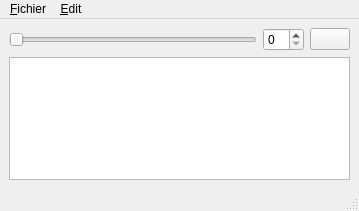
<?xml version="1.0" encoding="UTF-8"?>
<ui version="4.0">
 <class>Sequence</class>
 <widget class="QMainWindow" name="Sequence">
  <property name="geometry">
   <rect>
    <x>0</x>
    <y>0</y>
    <width>359</width>
    <height>211</height>
   </rect>
  </property>
  <property name="windowTitle">
   <string>Sequences editor</string>
  </property>
  <widget class="QWidget" name="centralwidget">
   <layout class="QVBoxLayout" name="verticalLayout">
    <item>
     <layout class="QHBoxLayout" name="horizontalLayout">
      <item>
       <widget class="QSlider" name="stanceSlider">
        <property name="orientation">
         <enum>Qt::Horizontal</enum>
        </property>
        <property name="tickPosition">
         <enum>QSlider::NoTicks</enum>
        </property>
       </widget>
      </item>
      <item>
       <widget class="QSpinBox" name="stanceSpinBox"/>
      </item>
      <item>
       <widget class="QPushButton" name="stanceButton"/>
      </item>
     </layout>
    </item>
    <item>
     <widget class="QTableWidget" name="contactTable">
      <property name="horizontalScrollBarPolicy">
       <enum>Qt::ScrollBarAsNeeded</enum>
      </property>
      <property name="editTriggers">
       <set>QAbstractItemView::NoEditTriggers</set>
      </property>
      <property name="showDropIndicator" stdset="0">
       <bool>false</bool>
      </property>
      <property name="dragDropOverwriteMode">
       <bool>false</bool>
      </property>
      <property name="alternatingRowColors">
       <bool>true</bool>
      </property>
      <property name="selectionMode">
       <enum>QAbstractItemView::SingleSelection</enum>
      </property>
      <property name="selectionBehavior">
       <enum>QAbstractItemView::SelectRows</enum>
      </property>
      <property name="wordWrap">
       <bool>true</bool>
      </property>
      <property name="columnCount">
       <number>0</number>
      </property>
      <attribute name="horizontalHeaderCascadingSectionResizes">
       <bool>false</bool>
      </attribute>
      <attribute name="horizontalHeaderHighlightSections">
       <bool>false</bool>
      </attribute>
      <attribute name="horizontalHeaderStretchLastSection">
       <bool>true</bool>
      </attribute>
      <attribute name="verticalHeaderHighlightSections">
       <bool>false</bool>
      </attribute>
     </widget>
    </item>
   </layout>
  </widget>
  <widget class="QMenuBar" name="menubar">
   <property name="geometry">
    <rect>
     <x>0</x>
     <y>0</y>
     <width>359</width>
     <height>21</height>
    </rect>
   </property>
   <widget class="QMenu" name="menu_Fichier">
    <property name="title">
     <string>&amp;Fichier</string>
    </property>
    <addaction name="jointState"/>
    <addaction name="stancesSave"/>
   </widget>
   <widget class="QMenu" name="menu_diter">
    <property name="title">
     <string>&amp;Edit</string>
    </property>
    <addaction name="undo"/>
    <addaction name="redo"/>
   </widget>
   <addaction name="menu_Fichier"/>
   <addaction name="menu_diter"/>
  </widget>
  <widget class="QStatusBar" name="statusbar"/>
  <action name="undo">
   <property name="enabled">
    <bool>false</bool>
   </property>
   <property name="text">
    <string>&amp;Undo</string>
   </property>
   <property name="shortcut">
    <string>Ctrl+Z</string>
   </property>
  </action>
  <action name="redo">
   <property name="enabled">
    <bool>false</bool>
   </property>
   <property name="text">
    <string>&amp;Redo</string>
   </property>
   <property name="shortcut">
    <string>Ctrl+Shift+Z</string>
   </property>
  </action>
  <action name="jointState">
   <property name="text">
    <string>&amp;JointStates…</string>
   </property>
  </action>
  <action name="stancesSave">
   <property name="text">
    <string>&amp;Stances…</string>
   </property>
  </action>
 </widget>
 <resources/>
 <connections/>
</ui>
